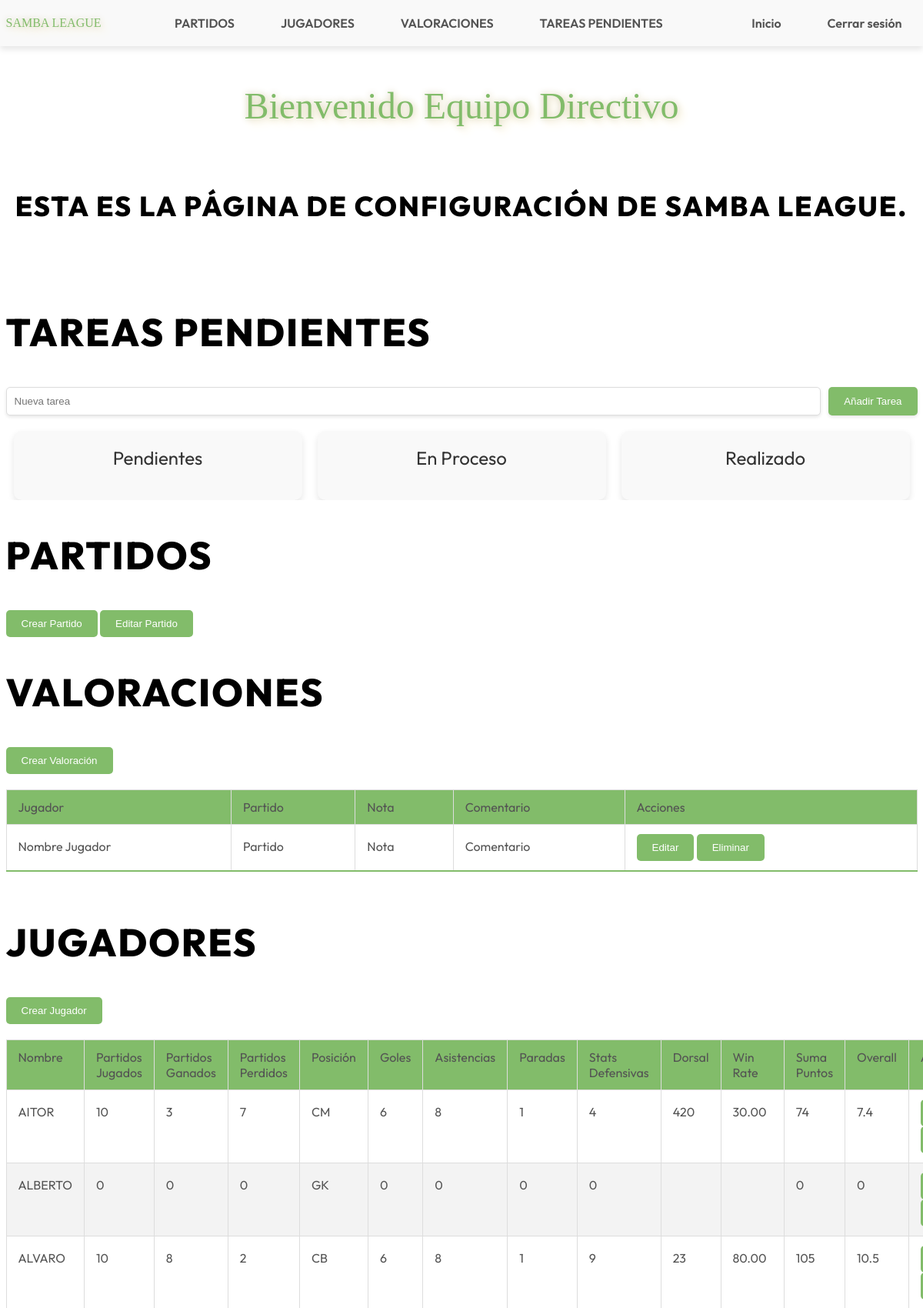
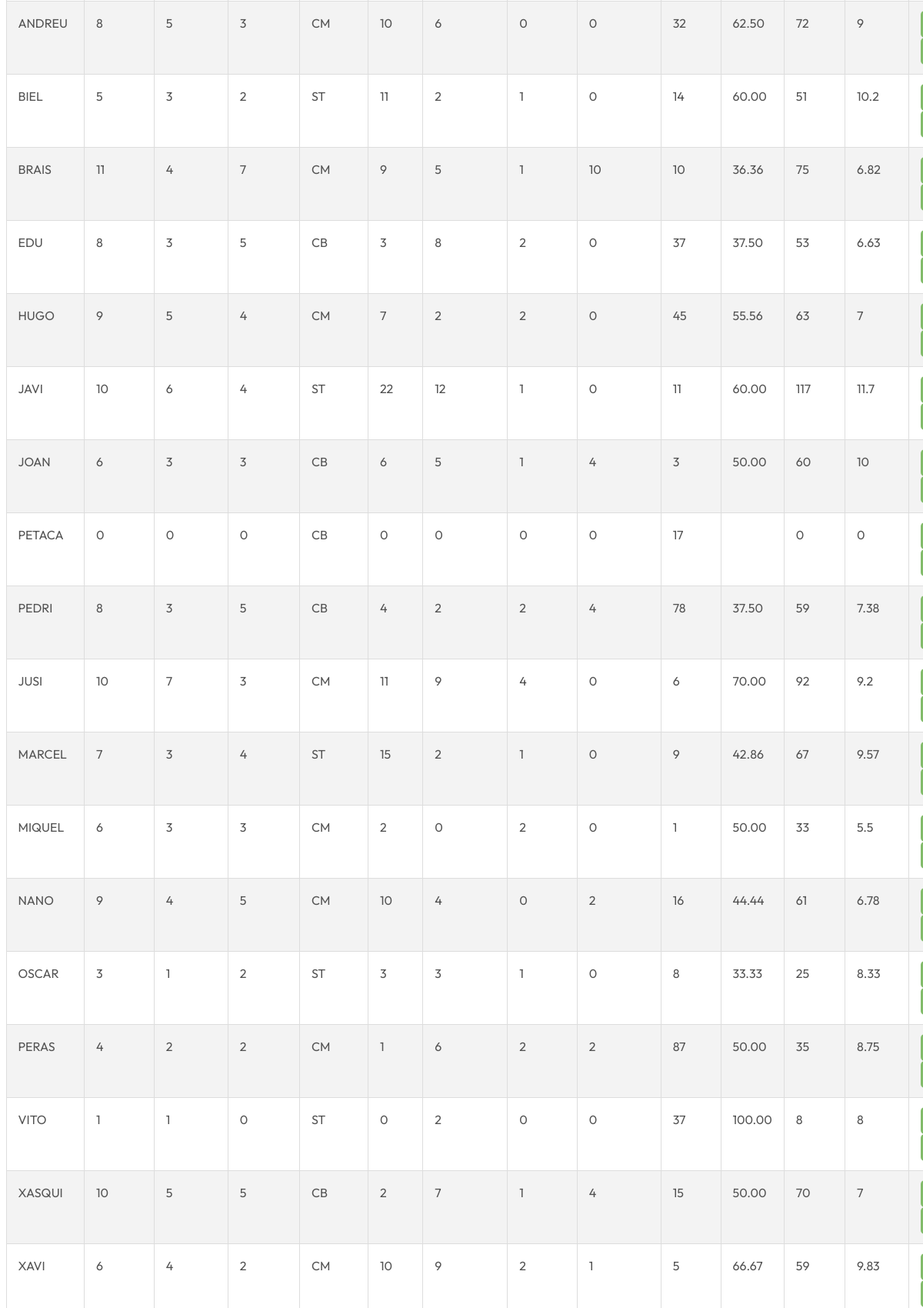
The app's page /conf-samba.php (signed in, upper part) with its own data (2 pictures, top to bottom).
### tables this page shows
CREATE TABLE Estadisticas (
    id INT PRIMARY KEY AUTO_INCREMENT,
    id_jugador INT NOT NULL,
    partidos_jugados INT NOT NULL,
    victorias INT NOT NULL,
    derrotas INT NOT NULL,
    goles INT NOT NULL,
    asistencias INT NOT NULL,
    paradas INT NOT NULL,
    defensa INT NOT NULL,
    puntos INT NOT NULL,
    FOREIGN KEY (id_jugador) REFERENCES Jugadores(id)
);

CREATE TABLE Jugadores (
    id INT PRIMARY KEY AUTO_INCREMENT,
    nombre VARCHAR(50) NOT NULL,
    email VARCHAR(255) NOT NULL,
    dorsal VARCHAR(4),
    posicion VARCHAR(20),
    perfil VARCHAR(20),
    ritmo int,
    disparo int,
    pase int,
    regate int,
    defensa int,
    fisico int 
);

### conf-samba.php (the view, shortened to what this page needs)
<?php
    include 'db_connection.php';
    $sql = "SELECT j.id, j.nombre, j.posicion, j.dorsal,
               e.partidos_jugados, e.victorias, e.derrotas, e.goles, e.asistencias, e.paradas, e.defensa AS stats_defensivas,
               ROUND((e.victorias / NULLIF(e.partidos_jugados, 0)) * 100, 2) AS win_rate,
               e.puntos AS suma_puntos
        FROM Jugadores j
        LEFT JOIN Estadisticas e ON j.id = e.id_jugador";
    $result    = $conn->query($sql);
    $jugadores = [];
    if ($result->num_rows > 0) {
        while ($row = $result->fetch_assoc()) {
            $partidos_jugados = $row['partidos_jugados'] ?? 0;
            $suma_puntos      = $row['suma_puntos'] ?? 0;
            $overall          = ($partidos_jugados > 0) ? round($suma_puntos / $partidos_jugados, 2) : 0.0;
            $row['overall'] = $overall;
            $jugadores[] = $row;
        }
    } else {
        echo "No se encontraron jugadores.";
    }
?>
<!DOCTYPE html>
<html lang="es">
<head>
    <link rel="stylesheet" href="media/css/conf.css">
</head>
<body>
    <header>
        <nav class="container">
            <div class="header-logo">
                <a href="index.php">
                    <h1>SAMBA LEAGUE</h1>
                </a>
            </div>
            <ul>
                <li><a href="#partidos">PARTIDOS</a></li>
                <li><a href="#jugadores">JUGADORES</a></li>
                <li><a href="#valoraciones">VALORACIONES</a></li>
                <li><a href="#pendientes">TAREAS PENDIENTES</a></li>
            </ul>
            <ul>
                <li><a href="#home">Inicio</a></li>
                <li><a href="logout.php">Cerrar sesión</a></li>
            </ul>
        </nav>
    </header>
    <section class="introduction" id="home">
        <div class="container">
            <h1>Bienvenido Equipo Directivo</h1>
            <br>
            <h2>Esta es la página de configuración de Samba League.</h2>
        </div>
    </section>
    <section class="tareas" id="pendientes">
        <div class="container">
            <h2>Tareas Pendientes</h2>
            <form id="taskForm">
                <input type="text" id="newTask" placeholder="Nueva tarea" required>
                <button type="submit">Añadir Tarea</button>
            </form>
            <div class="task-columns">
                <div class="task-column">
                    <h3>Pendientes</h3>
                </div>
                <div class="task-column">
                    <h3>En Proceso</h3>
                </div>
                <div class="task-column">
                    <h3>Realizado</h3>
                </div>
            </div>
        </div>
    </section>
    <section class="partidos" id="partidos">
        <div class="container">
            <h2>Partidos</h2>
            <button onclick="openCreateMatchModal()">Crear Partido</button>
            <button onclick="openEditMatchModal()">Editar Partido</button>
        </div>
    </section>
    <section class="valoraciones" id="valoraciones">
        <div class="container">
            <h2>Valoraciones</h2>
            <button onclick="openCreateRatingModal()">Crear Valoración</button>
            <table>
                <thead>
                    <tr>
                        <th>Jugador</th>
                        <th>Partido</th>
                        <th>Nota</th>
                        <th>Comentario</th>
                        <th>Acciones</th>
                    </tr>
                </thead>
                <tbody>
                    <tr>
                        <td>Nombre Jugador</td>
                        <td>Partido</td>
                        <td>Nota</td>
                        <td>Comentario</td>
                        <td>
                            <button>Editar</button>
                            <button>Eliminar</button>
                        </td>
                    </tr>
                </tbody>
            </table>
        </div>
    </section>
    <section class="jugadores" id="jugadores">
        <div class="container">
            <h2>Jugadores</h2>
            <button onclick="openCreatePlayerModal()">Crear Jugador</button>
            <table>
                <thead>
                    <tr>
                        <th>Nombre</th>
                        <th>Partidos Jugados</th>
                        <th>Partidos Ganados</th>
                        <th>Partidos Perdidos</th>
                        <th>Posición</th>
                        <th>Goles</th>
                        <th>Asistencias</th>
                        <th>Paradas</th>
                        <th>Stats Defensivas</th>
                        <th>Dorsal</th>
                        <th>Win Rate</th>
                        <th>Suma Puntos</th>
                        <th>Overall</th>
                        <th>Acciones</th>
                    </tr>
                </thead>
                <tbody>
                    <?php foreach ($jugadores as $jugador): ?>
                        <tr>
                            <td><?php echo $jugador['nombre']; ?></td>
                            <td><?php echo $jugador['partidos_jugados']; ?></td>
                            <td><?php echo $jugador['victorias']; ?></td>
                            <td><?php echo $jugador['derrotas']; ?></td>
                            <td><?php echo $jugador['posicion']; ?></td>
                            <td><?php echo $jugador['goles']; ?></td>
                            <td><?php echo $jugador['asistencias']; ?></td>
                            <td><?php echo $jugador['paradas']; ?></td>
                            <td><?php echo $jugador['stats_defensivas']; ?></td>
                            <td><?php echo $jugador['dorsal']; ?></td>
                            <td><?php echo $jugador['win_rate']; ?></td>
                            <td><?php echo $jugador['suma_puntos']; ?></td>
                            <td><?php echo $jugador['overall']; ?></td>
                            <td>
                                <button onclick="editPlayer(<?php echo $jugador['id']; ?>)">Editar</button>
                                <button onclick="deletePlayer(<?php echo $jugador['id']; ?>)">Eliminar</button>
                            </td>
                        </tr>
                    <?php endforeach; ?>
                </tbody>
            </table>
        </div>
    </section>
</body>
</html>

### media/css/conf.css (style rules this page uses)
html, body, div, span, applet, object, iframe, h1, h2, h3, h4, h5, h6, p, blockquote, pre, a, abbr, acronym, address, big, cite, code, del, dfn, em, img, ins, kbd, q, s, samp, small, strike, strong, sub, sup, tt, var, b, u, i, center, dl, dt, dd, ol, ul, li, fieldset, form, label, legend, table, caption, tbody, tfoot, thead, tr, th, td, article, aside, canvas, details, embed, figure, figcaption, footer, header, hgroup, menu, nav, output, ruby, section, summary, time, mark, audio, video { margin: 0; padding: 0; border: 0; outline: 0; vertical-align: baseline; font-family: "Outfit", sans-serif; color: #535353; font-size: 16px; font-style: normal; font-weight: 400; line-height: normal; }
.container { max-width: 1400px; }
.container, .container-fluid, .container-lg, .container-md, .container-sm, .container-xl, .container-xxl { --bs-gutter-x: 1.5rem; --bs-gutter-y: 0; width: 100%; padding-right: calc(var(--bs-gutter-x)* .5); padding-left: calc(var(--bs-gutter-x)* .5); margin-right: auto; margin-left: auto; }
html { font-size: 62.5%; scroll-behavior: smooth; }
section { display: block; overflow: hidden; }
h1 { font-family: Samba; color: #82BC6A; text-shadow: 0px 0px 10px #D2CAAB, 6px 6px 12px #F9F1D5; }
h2 { color: #000; font-family: Outfit; font-size: 50px; font-style: normal; font-weight: 800; line-height: normal; margin: 40px 0; text-transform: uppercase; letter-spacing: 2px; }
header { background-color: #f9f9f9; padding: 20px 0; box-shadow: 0 4px 8px rgba(0, 0, 0, 0.1); }
.header-logo a { text-decoration: none; }
header nav { display: flex; justify-content: space-between; align-items: center; }
header nav ul { list-style: none; display: flex; gap: 20px; }
header nav ul li { display: inline; }
header nav ul li a { text-decoration: none; color: #535353; font-weight: 600; padding: 10px 20px; border-radius: 5px; transition: background-color 0.3s ease; }
.introduction { padding: 50px 0; text-align: center; }
.introduction h1 { font-size: 4.8rem; margin-bottom: 20px; }
.introduction h2 { font-size: 3.6rem; margin-bottom: 20px; }
table { width: 100%; border-collapse: collapse; margin: 20px 0; font-size: 1.6rem; text-align: left; }
table thead tr { background-color: #82BC6A; color: #ffffff; text-align: left; font-weight: bold; }
table th, table td { padding: 12px 15px; border: 1px solid #dddddd; }
table tbody tr { border-bottom: 1px solid #dddddd; }
table tbody tr:nth-of-type(even) { background-color: #f3f3f3; }
table tbody tr:last-of-type { border-bottom: 2px solid #82BC6A; }
button { background-color: #82BC6A; color: white; border: none; padding: 10px 20px; border-radius: 5px; cursor: pointer; transition: background-color 0.3s ease; }
.task-columns { display: flex; justify-content: space-between; margin-top: 20px; }
.task-column { flex: 1; margin: 0 10px; background-color: #f9f9f9; border-radius: 10px; box-shadow: 0 4px 8px rgba(0, 0, 0, 0.1); padding: 20px; }
.task-column h3 { text-align: center; font-size: 24px; color: #333; margin-bottom: 20px; }
#taskForm { display: flex; margin-top: 20px; }
#taskForm input { flex: 1; padding: 10px; border: 1px solid #ddd; border-radius: 5px; margin-right: 10px; box-shadow: 0 2px 4px rgba(0, 0, 0, 0.1); }
#taskForm button { padding: 10px 20px; background-color: #82BC6A; color: white; border: none; border-radius: 5px; cursor: pointer; box-shadow: 0 2px 4px rgba(0, 0, 0, 0.1); transition: background-color 0.3s ease; }

### records on screen
estadisticas: id_jugador.nombre "AITOR", partidos_jugados "10", victorias "3", derrotas "7", id_jugador.posicion "CM", goles "6", asistencias "8", paradas "1", defensa "4", id_jugador.dorsal "420", win_rate "30.00", puntos "74", overall "7.4"
estadisticas: id_jugador.nombre "ALBERTO", partidos_jugados "0", victorias "0", derrotas "0", id_jugador.posicion "GK", goles "0", asistencias "0", paradas "0", defensa "0", puntos "0", overall "0"
estadisticas: id_jugador.nombre "ALVARO", partidos_jugados "10", victorias "8", derrotas "2", id_jugador.posicion "CB", goles "6", asistencias "8", paradas "1", defensa "9", id_jugador.dorsal "23", win_rate "80.00", puntos "105", overall "10.5"
estadisticas: id_jugador.nombre "ANDREU", partidos_jugados "8", victorias "5", derrotas "3", id_jugador.posicion "CM", goles "10", asistencias "6", paradas "0", defensa "0", id_jugador.dorsal "32", win_rate "62.50", puntos "72", overall "9"
estadisticas: id_jugador.nombre "BIEL", partidos_jugados "5", victorias "3", derrotas "2", id_jugador.posicion "ST", goles "11", asistencias "2", paradas "1", defensa "0", id_jugador.dorsal "14", win_rate "60.00", puntos "51", overall "10.2"
estadisticas: id_jugador.nombre "BRAIS", partidos_jugados "11", victorias "4", derrotas "7", id_jugador.posicion "CM", goles "9", asistencias "5", paradas "1", defensa "10", id_jugador.dorsal "10", win_rate "36.36", puntos "75", overall "6.82"
estadisticas: id_jugador.nombre "EDU", partidos_jugados "8", victorias "3", derrotas "5", id_jugador.posicion "CB", goles "3", asistencias "8", paradas "2", defensa "0", id_jugador.dorsal "37", win_rate "37.50", puntos "53", overall "6.63"
estadisticas: id_jugador.nombre "HUGO", partidos_jugados "9", victorias "5", derrotas "4", id_jugador.posicion "CM", goles "7", asistencias "2", paradas "2", defensa "0", id_jugador.dorsal "45", win_rate "55.56", puntos "63"
estadisticas: id_jugador.nombre "JAVI", partidos_jugados "10", victorias "6", derrotas "4", id_jugador.posicion "ST", goles "22", asistencias "12", paradas "1", defensa "0", id_jugador.dorsal "11", win_rate "60.00", puntos "117", overall "11.7"
estadisticas: id_jugador.nombre "JOAN", partidos_jugados "6", victorias "3", derrotas "3", id_jugador.posicion "CB", goles "6", asistencias "5", paradas "1", defensa "4", id_jugador.dorsal "3", win_rate "50.00", puntos "60", id_jugador "10"
estadisticas: id_jugador.nombre "PETACA", partidos_jugados "0", victorias "0", derrotas "0", id_jugador.posicion "CB", goles "0", asistencias "0", paradas "0", defensa "0", id_jugador.dorsal "17", puntos "0"
estadisticas: id_jugador.nombre "PEDRI", partidos_jugados "8", victorias "3", derrotas "5", id_jugador.posicion "CB", goles "4", asistencias "2", paradas "2", defensa "4", id_jugador.dorsal "78", win_rate "37.50", puntos "59", overall "7.38"
estadisticas: id_jugador.nombre "JUSI", partidos_jugados "10", victorias "7", derrotas "3", id_jugador.posicion "CM", goles "11", asistencias "9", paradas "4", defensa "0", id_jugador.dorsal "6", win_rate "70.00", puntos "92", overall "9.2"
estadisticas: id_jugador.nombre "MARCEL", partidos_jugados "7", victorias "3", derrotas "4", id_jugador.posicion "ST", goles "15", asistencias "2", paradas "1", defensa "0", id_jugador.dorsal "9", win_rate "42.86", puntos "67", overall "9.57"
estadisticas: id_jugador.nombre "MIQUEL", partidos_jugados "6", victorias "3", derrotas "3", id_jugador.posicion "CM", goles "2", asistencias "0", paradas "2", defensa "0", id_jugador.dorsal "1", win_rate "50.00", puntos "33", overall "5.5"
estadisticas: id_jugador.nombre "NANO", partidos_jugados "9", victorias "4", derrotas "5", id_jugador.posicion "CM", goles "10", asistencias "4", paradas "0", defensa "2", id_jugador.dorsal "16", win_rate "44.44", puntos "61", overall "6.78"
estadisticas: id_jugador.nombre "OSCAR", partidos_jugados "3", victorias "1", derrotas "2", id_jugador.posicion "ST", goles "3", asistencias "3", paradas "1", defensa "0", id_jugador.dorsal "8", win_rate "33.33", puntos "25", overall "8.33"
estadisticas: id_jugador.nombre "PERAS", partidos_jugados "4", victorias "2", derrotas "2", id_jugador.posicion "CM", goles "1", asistencias "6", paradas "2", defensa "2", id_jugador.dorsal "87", win_rate "50.00", puntos "35", overall "8.75"
estadisticas: id_jugador.nombre "VITO", partidos_jugados "1", victorias "1", derrotas "0", id_jugador.posicion "ST", goles "0", asistencias "2", paradas "0", defensa "0", id_jugador.dorsal "37", win_rate "100.00", puntos "8"
estadisticas: id_jugador.nombre "XASQUI", partidos_jugados "10", victorias "5", derrotas "5", id_jugador.posicion "CB", goles "2", asistencias "7", paradas "1", defensa "4", id_jugador.dorsal "15", win_rate "50.00", puntos "70"
estadisticas: id_jugador.nombre "XAVI", partidos_jugados "6", victorias "4", derrotas "2", id_jugador.posicion "CM", goles "10", asistencias "9", paradas "2", defensa "1", id_jugador.dorsal "5", win_rate "66.67", puntos "59", overall "9.83"
